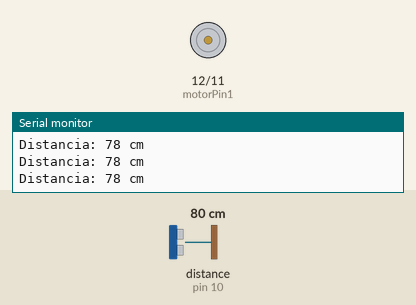
Recording of a sketch running on a simulated Arduino Uno, built with avr-gcc and run on an emulated ATmega328P. On the bench: motor-driver pin pairs drawn as motors (green arrow = first pin HIGH = forward, orange = second pin HIGH = backward, longer = more drive), the last lines printed to the serial monitor. Wiring (inferred from the names in the program): ultrasonic range finder: trigger pin 9; echo pin 10. The test bench sets the inputs (shaded band); at power-on: distance to the obstacle (sensor on pin 10) 80 cm. The echo pulse lasts 58.3 µs per cm.

Above: at 1.2 s.
1.3 s: distance to the obstacle (sensor on pin 10) set to 2 cm
At 8.56 s:
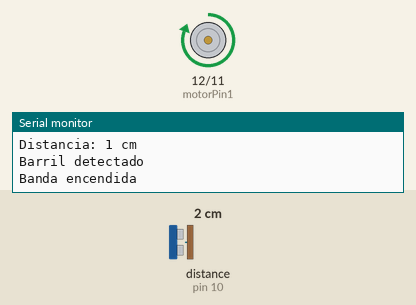
Timing chart, 0 to 8.8 s (numbered marks = the images above; inputs shaded):
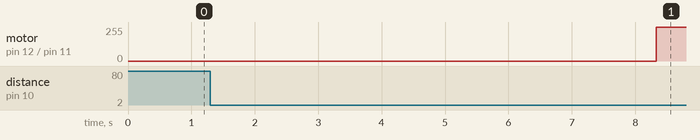

The sketch:

Banda.ino
```cpp
// ===============================
// Banda transportadora con HC-SR04
// Arduino UNO + L298N
// ===============================

// -------- Sensor ultrasónico --------
const int trigPin = 9;
const int echoPin = 10;

// -------- Puente H L298N --------
const int motorPin1 = 12; // IN1
const int motorPin2 = 11; // IN2

// -------- Variables --------
long duration;
int distance;

void setup() {

  Serial.begin(9600);

  // Sensor ultrasónico
  pinMode(trigPin, OUTPUT);
  pinMode(echoPin, INPUT);

  // Motor
  pinMode(motorPin1, OUTPUT);
  pinMode(motorPin2, OUTPUT);

  // Motor apagado
  digitalWrite(motorPin1, LOW);
  digitalWrite(motorPin2, LOW);
}

void loop() {

  // ---------- Medir distancia ----------
  digitalWrite(trigPin, LOW);
  delayMicroseconds(2);

  digitalWrite(trigPin, HIGH);
  delayMicroseconds(10);
  digitalWrite(trigPin, LOW);

  duration = pulseIn(echoPin, HIGH);

  distance = duration * 0.034 / 2;

  Serial.print("Distancia: ");
  Serial.print(distance);
  Serial.println(" cm");

  // ======================================
  // SOLO detectar MUY CERCA (2 cm)
  // ======================================
  if (distance > 0 && distance <= 4) {

    Serial.println("Barril detectado");

    // Espera 7 segundo
    delay(7000);

    // Encender banda
    digitalWrite(motorPin1, HIGH);
    digitalWrite(motorPin2, LOW);

    Serial.println("Banda encendida");

    // Menos tiempo porque va rápido
    delay(2000);

    // Apagar banda
    digitalWrite(motorPin1, LOW);
    digitalWrite(motorPin2, LOW);

    Serial.println("Banda apagada");

    // Evita múltiples detecciones
    delay(1500);
  }

  delay(50);
}
```

Measured:
- after the input at 1.3 s, motor on pin 12 (motorPin1) / pin 11 (motorPin2): stopped → forward 255/255 after 7.0 s
